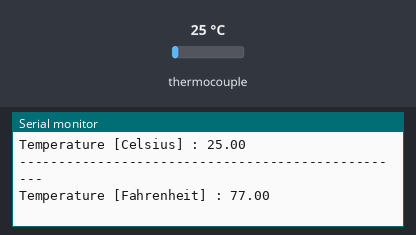
The sketch below on a simulated Arduino Uno, built with avr-gcc and run on an emulated ATmega328P. Parts: the last lines printed to the serial monitor. Inputs (shaded band) come from the test bench; at power-on: thermocouple 25 °C.

Above: at 1.2 s.
1.3 s: thermocouple set to 75 °C
At 2.0 s:
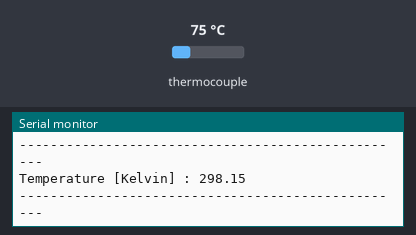
5.3 s: thermocouple set to 6 °C
At 6.2 s:
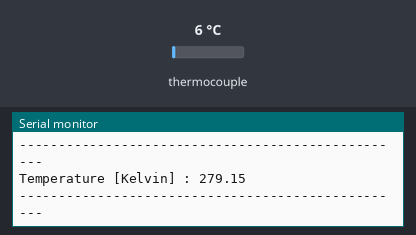
Timing chart, 0 to 8.3 s (numbered marks = the images above; inputs shaded):
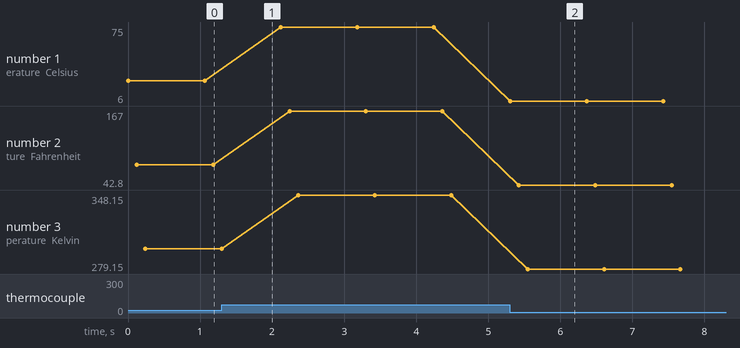

The sketch:

thermocouple_sensor.ino
```cpp
#include "max6675.h"

#define SO 19   // Slave Out (Datapin) Pin สำหรับการส่งข้อมูลออก
#define CLK 14  // Clock Pin สำหรับการส่งสัญญาณนาฬิกา
#define CS 15   // Chip Select Pin สำหรับการเลือก Chip

MAX6675 thermoCouple(CLK, CS, SO);

void setup() {
  Serial.begin(9600);
}


void loop() {
  // declare variables that collect value from sensor ประกาศตัวแปรสำหรับการเก็บค่าที่วัดได้จาก sensor
  float Celsius = thermoCouple.readCelsius();
  float Fahrenheit = thermoCouple.readFahrenheit();
  float Kelvin = Celsius + 273.15;


  // Show Celsius temperature แสดงค่าอุณหภูมิในหน่วย องศา
  Serial.print("Temperature [Celsius] : ");
  Serial.println(Celsius);
  Serial.println("--------------------------------------------------");
  delay(100);

  // Show Fahrenheit temperature แสดงค่าอุณหภูมิในหน่วย องศาฟาเรนไฮต์
  Serial.print("Temperature [Fahrenheit] : ");
  Serial.println(Fahrenheit);
  Serial.println("--------------------------------------------------");
  delay(100);

  // Show Kelvin temperature แสดงค่าอุณหภูมิในหน่วย เคลวิน
  Serial.print("Temperature [Kelvin] : ");
  Serial.println(Kelvin);
  Serial.println("--------------------------------------------------");
  delay(100);
  delay(700);
}
```

Measured:
- after the input at 5.3 s, the serial monitor: prints a new line at once (image 2)
- plotted number 1: 25 → 75 after the input at 1.3 s, 75 → 6 after the input at 5.3 s
- plotted number 2: 77 → 167 after the input at 1.3 s, 167 → 42.8 after the input at 5.3 s
- plotted number 3: 298.15 → 348.15 after the input at 1.3 s, 348.15 → 279.15 after the input at 5.3 s
